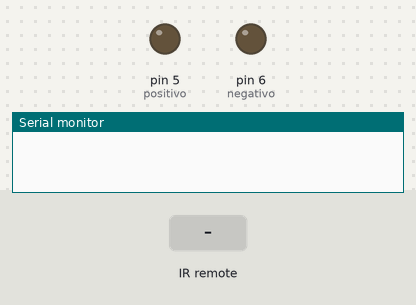
Simulated run of this sketch. Board: Arduino Uno, built with avr-gcc and run on an emulated ATmega328P. On the bench: output pins drawn as LEDs (lit = HIGH), the last lines printed to the serial monitor. The inputs (shaded band) are chosen by the test bench.

Above: at 1.2 s.
1.3 s: infrared code 0xFD827D received
At 2.0 s:
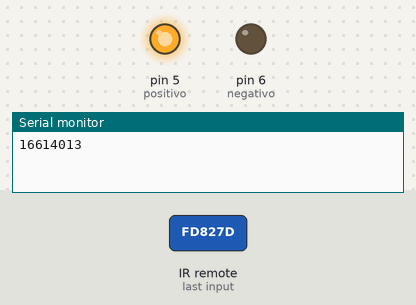
2.8 s: infrared code 0xFDA25D received
At 3.2 s:
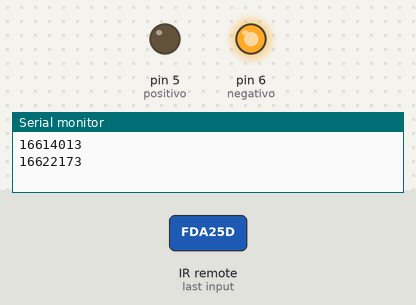
4.3 s: infrared code 0xFD02FD received
At 6.4 s:
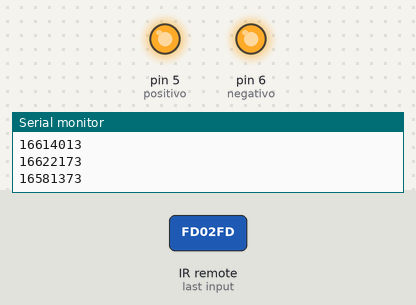
6.8 s: infrared code 0xFDB847 received
At 7.6 s:
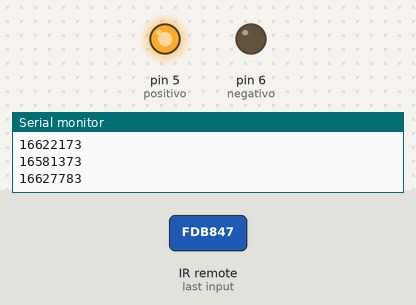
8.3 s: infrared code 0xFD42BD received
At 9.6 s:
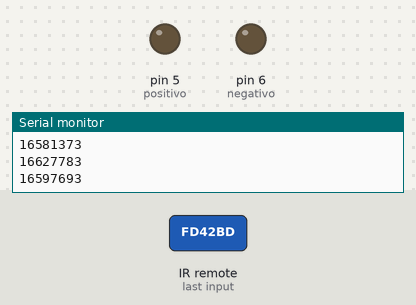
Timing chart, 0 to 11.3 s (numbered marks = the images above; inputs shaded):
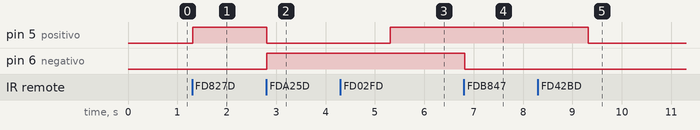

The sketch:

IRrecvMotor01.ino
```cpp
#include <IRremote.h>

#define PinoSensor 8//define pino do sensor

#define positivo 5//define pinos dos motores
#define negativo 6

#define MEIO 16614013
#define CIMA 16627783
#define BAIXO 16622173//variaveis para as teclas do motor
#define DIREITA 16597693
#define ESQUERDA 16581373

bool POSITIVO = false;//variaveis para o estado do motor
bool NEGATIVO = false;

IRrecv irsens(PinoSensor);//declara o pino do sensor

decode_results results;

void setup()
{
  Serial.begin(9600);
  pinMode(positivo, OUTPUT);
  pinMode(negativo, OUTPUT);

  irsens.enableIRIn();//inicia o sensor para o recebimento
}

void loop() {
    digitalWrite(positivo, POSITIVO);
    digitalWrite(negativo, NEGATIVO);

  if (irsens.decode(&results)) {
    Serial.println(results.value, DEC);

    switch(results.value){
      case BAIXO:
    POSITIVO = false;
    NEGATIVO = true;
      break;

      case MEIO:
    POSITIVO = !POSITIVO;
      break;

      case CIMA:
    POSITIVO = true;
    NEGATIVO = false;
      break;

      case DIREITA:
    POSITIVO = true;
    NEGATIVO = false;
    digitalWrite(positivo, POSITIVO);
    digitalWrite(negativo, NEGATIVO);
    delay(1000);
    POSITIVO = !POSITIVO;
      break;

      case ESQUERDA:
    POSITIVO = false;
    NEGATIVO = true;
    digitalWrite(positivo, POSITIVO);
    digitalWrite(negativo, NEGATIVO);
    delay(1000);
    POSITIVO = !POSITIVO;
      break;

    }
    irsens.resume(); // Receive the next value
  }

  delay(10);
}
```

Measured:
- after the input at 1.3 s, pin 5 (positivo): LOW → HIGH at once
- after the input at 2.8 s, pin 5 (positivo): HIGH → LOW at once; pin 6 (negativo): LOW → HIGH at once
- after the input at 4.3 s, pin 5 (positivo): LOW → HIGH after 1.0 s
- after the input at 6.8 s, pin 6 (negativo): HIGH → LOW at once
- after the input at 8.3 s, pin 5 (positivo): HIGH → LOW after 1.0 s
